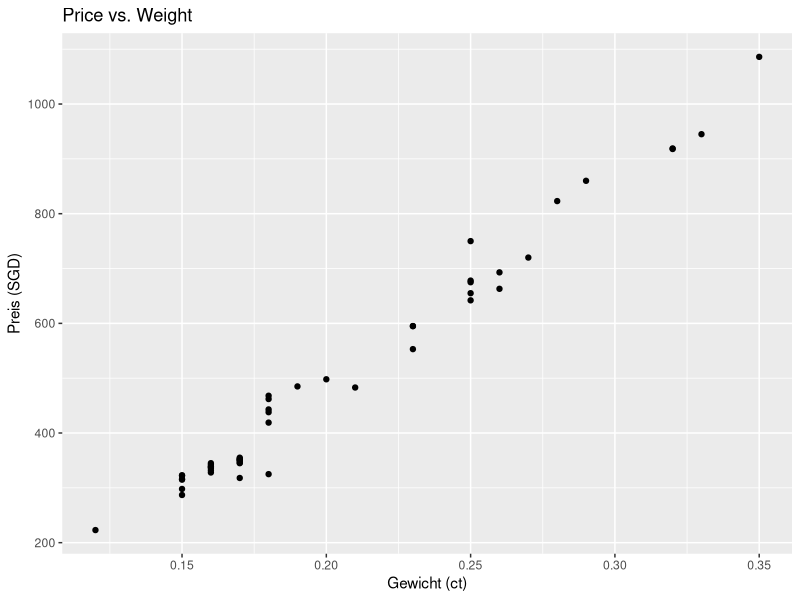
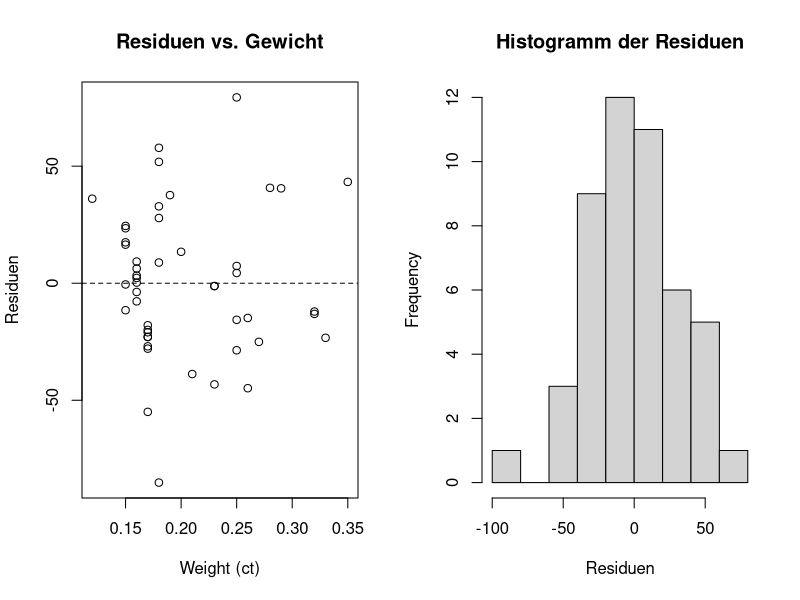
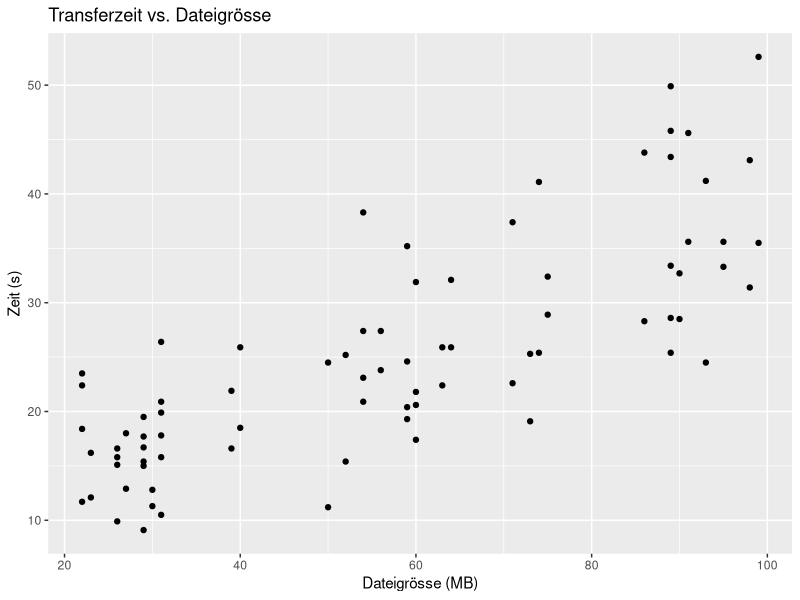
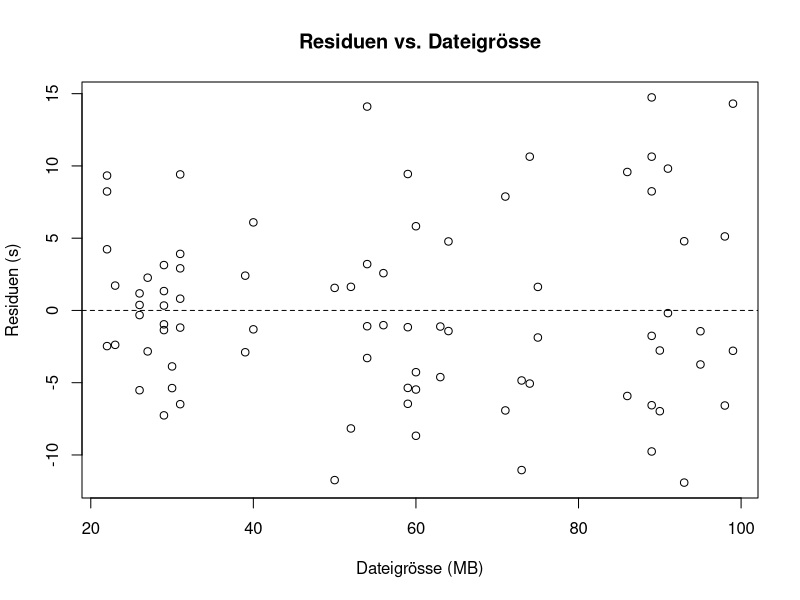
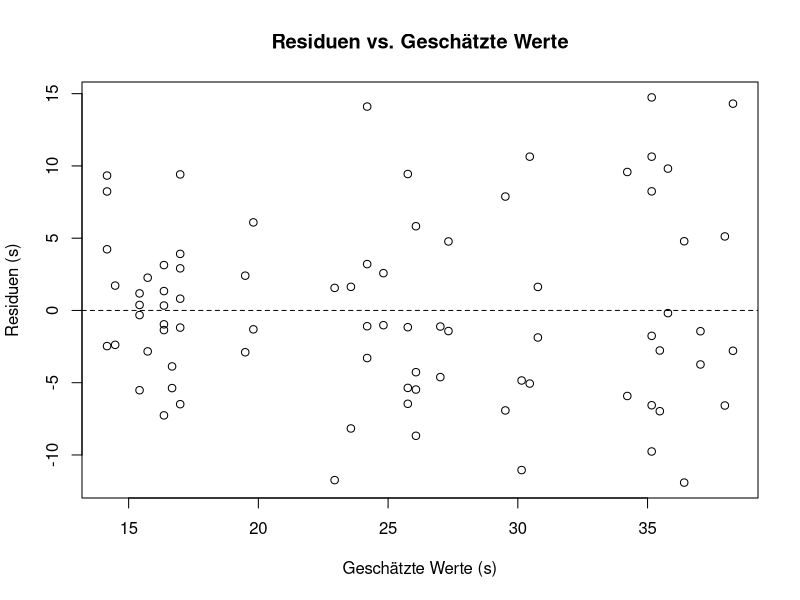
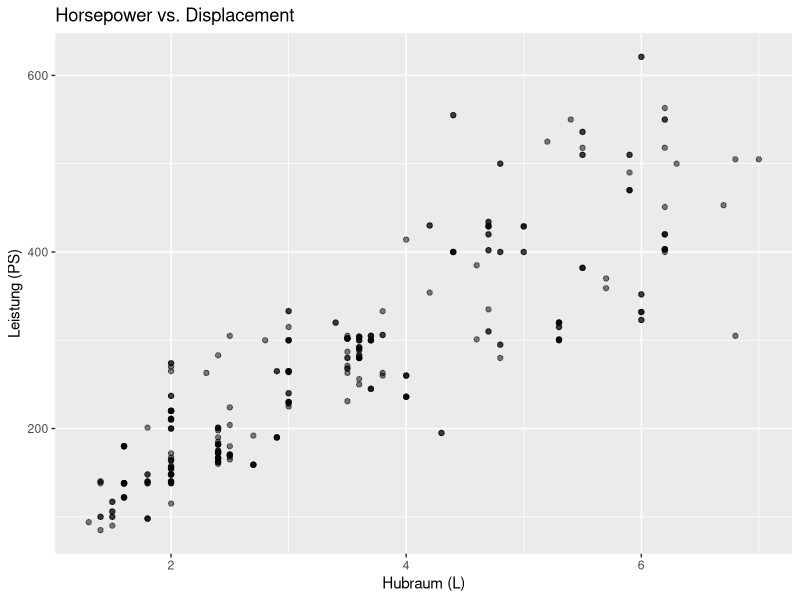

R code for these plots, in order:
# WDDA FS 2025: Lösungen für Aufgabenserie 5
# Dieses Skript enthält die R-Code-Lösungen für die Aufgabenserie 5

# Benötigte Pakete laden
library(readxl)
library(dplyr)
library(ggplot2)





# ============================================================================
# Aufgabe 1: Advertising–Datensatz (TV → Sales)
# ============================================================================
# Daten einlesen
adv <- read_excel("data/WDDA_05.xlsx", sheet = "Advertising")
head(adv)

# RSS für jede Gerade berechnen
tv    <- adv$TV
sales <- adv$sales

# Mögliche Geraden (aus Aufgabenstellung)
kandidaten <- list(
  a = c(intercept = 7.1, slope = 0.049),
  b = c(intercept = 6.8, slope = 0.048),
  c = c(intercept = 7.0, slope = 0.045),
  d = c(intercept = 7.3, slope = 0.041)
)

# RSS für eine einzelne Gerade berechnen
pred <- 7.1 + 0.049 * tv
rss_a <- sum((sales - pred)^2)

pred <- 6.8 + 0.048 * tv
rss_b <- sum((sales - pred)^2)


# RSS für jede Gerade
rss <- sapply(kandidaten, function(par) {
  pred  <- par["intercept"] + par["slope"] * tv
  sum((sales - pred)^2)
})
print(rss)

# Beste Gerade: (b) mit Intercept = 6.8, Steigung = 0.048





# ============================================================================
# Aufgabe 2: Diamond Rings (Price ~ Weight)
# ============================================================================
# Daten einlesen
diamonds <- read_excel("data/WDDA_05.xlsx", sheet = "Diamonds Rings") %>%
  rename(weight = `Weight (carats)`,
         price  = `Price (Singapore dollars)`)
head(diamonds)

# Streudiagramm
ggplot(diamonds, aes(x = weight, y = price)) +
  geom_point() +
  labs(title = "Price vs. Weight", x = "Gewicht (ct)", y = "Preis (SGD)")

# Lineares Modell schätzen
mod_dr <- lm(price ~ weight, data = diamonds)
summary(mod_dr)
# Intercept ≈ -259.63: theoretischer Preis bei 0 ct (nicht sinnvoll)
# Steigung ≈ 3721.02: Mehrpreis von SGD 3721.02 pro zusätzlichem Karat

# R², RSE, RSS, TSS berechnen
resid_dr <- resid(mod_dr)
rss_dr   <- sum(resid_dr^2)
tss_dr   <- sum((diamonds$price - mean(diamonds$price))^2)
rse_dr   <- sqrt(rss_dr / df.residual(mod_dr))
r2_dr    <- summary(mod_dr)$r.squared

cat("R^2 =", round(r2_dr, 4), "\n")
cat("RSE =", round(rse_dr, 2), "SGD\n")
cat("RSS =", round(rss_dr, 0), "SGD^2\n")
cat("TSS =", round(tss_dr, 0), "SGD^2\n")

# Preisunterschied für 0.25 → 0.35 ct
preisdiff <- coef(mod_dr)["weight"] * (0.35 - 0.25)
cat("Geschätzter Unterschied:", round(preisdiff, 1), "SGD\n")

# Modell in CHF umrechnen (1 SGD = 0.68 CHF)
b0_chf <- coef(mod_dr)["(Intercept)"] * 0.68
b1_chf <- coef(mod_dr)["weight"] * 0.68
cat("Preismodell (CHF): ŷ =", round(b0_chf,1), "+", round(b1_chf,1), "× weight\n")

# Schnäppchen-Check für 0.18 ct und SGD 325
pred_018 <- predict(mod_dr, newdata = data.frame(weight = 0.18))
ci <- predict(mod_dr, newdata = data.frame(weight = 0.18),
              interval = "prediction", level = 0.95)
cat("Prognose für 0.18 ct:", round(pred_018,1), "SGD\n")
cat("95% Prognose-Intervall: [", round(ci[,"lwr"],1), ",", round(ci[,"upr"],1), "] SGD\n")

# Residuen analysieren
resid_dr <- resid(mod_dr)
mean_resid <- mean(resid_dr)
sd_resid   <- sd(resid_dr)

# Residuen-Plots
par(mfrow = c(1,2))
plot(diamonds$weight, resid_dr,
     main = "Residuen vs. Gewicht", xlab = "Weight (ct)", ylab = "Residuen")
abline(h = 0, lty = 2)
hist(resid_dr, main = "Histogramm der Residuen",
     xlab = "Residuen")

par(mfrow = c(1,1))
cat("Residuen-Mittelwert:", round(mean_resid,2), "\n")
cat("Residuen-SD:", round(sd_resid,2), "SGD\n")





# ============================================================================
# Aufgabe 3: Netzwerk-Performance (Download)
# ============================================================================
# Daten einlesen
dl <- read_excel("data/WDDA_05.xlsx", sheet = "Download") %>%
  rename(time_sec = `Transfer Time (sec)`,
         size_mb  = `File Size (MB)`)
head(dl)

# Streudiagramm
ggplot(dl, aes(x = size_mb, y = time_sec)) +
  geom_point() +
  labs(title = "Transferzeit vs. Dateigrösse",
       x = "Dateigrösse (MB)", y = "Zeit (s)")

# Lineares Modell
mod_dl <- lm(time_sec ~ size_mb, data = dl)
summary(mod_dl)
# Intercept ≈ 7.27 s: Startlatenz im Netzwerk
# Steigung ≈ 0.3133 s/MB: zusätzliche Zeit pro MB

# Kennzahlen berechnen
resid_dl <- resid(mod_dl)
rss_dl   <- sum(resid_dl^2)
tss_dl   <- sum((dl$time_sec - mean(dl$time_sec))^2)
rse_dl   <- sqrt(rss_dl / df.residual(mod_dl))
r2_dl    <- summary(mod_dl)$r.squared

cat("R^2 =", round(r2_dl,4), "\n")
cat("RSE =", round(rse_dl,2), "s\n")
cat("RSS =", round(rss_dl,0), "s²\n")
cat("TSS =", round(tss_dl,0), "s²\n")

# Zeitdifferenz 50 → 60 MB
time_diff <- coef(mod_dl)["size_mb"] * 10
cat("Geschätzter Unterschied:", round(time_diff,2), "s\n")

# Modell in Minuten & Kilobyte
# Zeit in Minuten: time_min = 7.2747/60 + 0.3133/60 × size_MB = 0.1212 + 0.005222 × size_MB
# In Kilobyte: time_min = 0.1212 + 5.22×10^-6 × size_KB

# Residuen vs. Grösse
plot(dl$size_mb, resid_dl,
     main = "Residuen vs. Dateigrösse",
     xlab = "Dateigrösse (MB)", ylab = "Residuen (s)")
abline(h = 0, lty = 2)

# Residuen vs. geschätzte Werte
plot(fitted(mod_dl), resid_dl,
     main = "Residuen vs. Geschätzte Werte",
     xlab = "Geschätzte Werte (s)", ylab = "Residuen (s)")
abline(h = 0, lty = 2)

# Datenmenge in 15 Sekunden
pred_size_15 <- (15 - coef(mod_dl)["(Intercept)"]) / coef(mod_dl)["size_mb"]
cat("In 15 s übertragbar:", round(pred_size_15,2), "MB\n")





# ============================================================================
# Aufgabe 4: Cars – Displacement vs. Horsepower
# ============================================================================
# Daten einlesen
cars <- read_excel("data/WDDA_05.xlsx", sheet = "Cars") %>%
  rename(displacement = `Displacement (liters)`,
         horsepower   = Horsepower)
head(cars)

# Streudiagramm
ggplot(cars, aes(x = displacement, y = horsepower)) +
  geom_point(alpha = 0.5) +
  labs(title = "Horsepower vs. Displacement",
       x = "Hubraum (L)", y = "Leistung (PS)")

# Lineares Modell
mod_cars <- lm(horsepower ~ displacement, data = cars)
summary(mod_cars)
# Intercept ≈ 34.19 PS: Grundleistung bei 0 L (nicht realistisch)
# Steigung ≈ 69.20 PS/L: zusätzliche Leistung pro Liter

# R² & RSE
resid_c <- resid(mod_cars)
rss_c   <- sum(resid_c^2)
tss_c   <- sum((cars$horsepower - mean(cars$horsepower))^2)
rse_c   <- sqrt(rss_c / df.residual(mod_cars))
r2_c    <- summary(mod_cars)$r.squared

cat("R^2 =", round(r2_c,4), "\n")
cat("RSE =", round(rse_c,2), "PS\n")

# Mehrleistung für +0.5 L
delta_hp <- coef(mod_cars)["displacement"] * 0.5
cat("Geschätzte Mehrleistung:", round(delta_hp,1), "PS\n")

# Residuum für 3 L/333 PS
pred_3L <- predict(mod_cars, newdata = data.frame(displacement = 3))
resid_3L <- 333 - pred_3L
cat("Residual (333 PS bei 3 L):", round(resid_3L,2), "PS\n")

# Konfidenzintervall für mittlere Leistung bei 3 L
cars3 <- filter(cars, displacement == 3)
t.test(cars3$horsepower)$conf.int

# Wiederholung für 2 L und 6.2 L
for(d in c(2, 6.2)) {
  subset <- filter(cars, displacement == d)
  ci     <- t.test(subset$horsepower)$conf.int
  cat("\nDisplacement =", d, "L:\n")
  cat("  95% CI:", round(ci[1],1), "–", round(ci[2],1), "PS\n")
  pred   <- predict(mod_cars, newdata = data.frame(displacement = d))
  cat("  Modell-Prediction:", round(pred,1), "PS\n")
}
